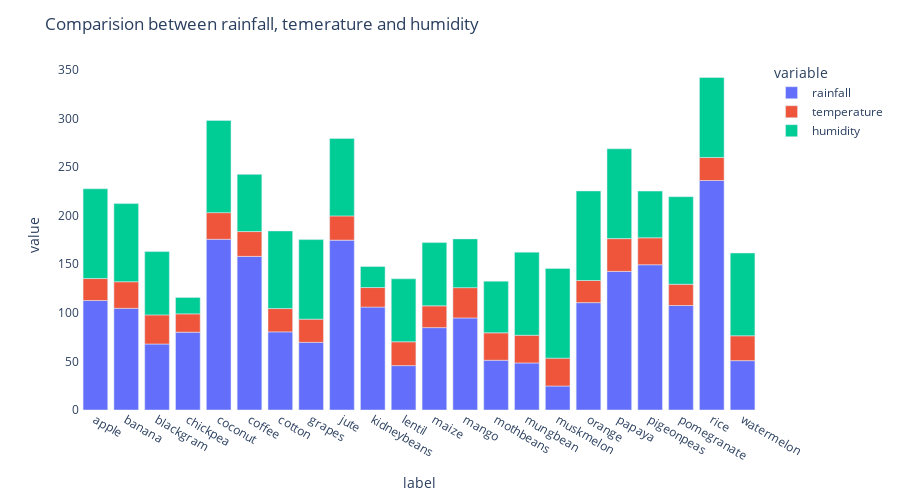

Notebook cell for this chart:
### Code cell
fig = px.bar(crop_summary, x=crop_summary.index, y=["rainfall", "temperature", "humidity"])
fig.update_layout(title_text="Comparision between rainfall, temerature and humidity",
                  plot_bgcolor='white',
                 height=500)

fig.update_xaxes(showgrid=False)
fig.update_yaxes(showgrid=False)
fig.show()

### Figure 1 — Plotly figure (JSON) as saved in the notebook; plotly's stock layout.template omitted (floating-point values rounded to 4 significant figures)
{"data": [{"alignmentgroup": "True", "hovertemplate": "variable=rainfall<br>label=%{x}<br>value=%{y}<extra></extra>", "legendgroup": "rainfall", "marker": {"color": "#636efa", "pattern": {"shape": ""}}, "name": "rainfall", "offsetgroup": "rainfall", "orientation": "v", "showlegend": true, "textposition": "auto", "type": "bar", "x": ["apple", "banana", "blackgram", "chickpea", "coconut", "coffee", "cotton", "grapes", "jute", "kidneybeans", "lentil", "maize", "mango", "mothbeans", "mungbean", "muskmelon", "orange", "papaya", "pigeonpeas", "pomegranate", "rice", "watermelon"], "xaxis": "x", "y": [112.7, 104.6, 67.88, 80.06, 175.7, 158.1, 80.4, 69.61, 174.8, 105.9, 45.68, 84.77, 94.7, 51.2, 48.4, 24.69, 110.5, 142.6, 149.5, 107.5, 236.2, 50.79], "yaxis": "y"}, {"alignmentgroup": "True", "hovertemplate": "variable=temperature<br>label=%{x}<br>value=%{y}<extra></extra>", "legendgroup": "temperature", "marker": {"color": "#EF553B", "pattern": {"shape": ""}}, "name": "temperature", "offsetgroup": "temperature", "orientation": "v", "showlegend": true, "textposition": "auto", "type": "bar", "x": ["apple", "banana", "blackgram", "chickpea", "coconut", "coffee", "cotton", "grapes", "jute", "kidneybeans", "lentil", "maize", "mango", "mothbeans", "mungbean", "muskmelon", "orange", "papaya", "pigeonpeas", "pomegranate", "rice", "watermelon"], "xaxis": "x", "y": [22.63, 27.38, 29.97, 18.87, 27.41, 25.54, 23.99, 23.85, 24.96, 20.12, 24.51, 22.39, 31.21, 28.19, 28.53, 28.66, 22.77, 33.72, 27.74, 21.84, 23.69, 25.59], "yaxis": "y"}, {"alignmentgroup": "True", "hovertemplate": "variable=humidity<br>label=%{x}<br>value=%{y}<extra></extra>", "legendgroup": "humidity", "marker": {"color": "#00cc96", "pattern": {"shape": ""}}, "name": "humidity", "offsetgroup": "humidity", "orientation": "v", "showlegend": true, "textposition": "auto", "type": "bar", "x": ["apple", "banana", "blackgram", "chickpea", "coconut", "coffee", "cotton", "grapes", "jute", "kidneybeans", "lentil", "maize", "mango", "mothbeans", "mungbean", "muskmelon", "orange", "papaya", "pigeonpeas", "pomegranate", "rice", "watermelon"], "xaxis": "x", "y": [92.33, 80.36, 65.12, 16.86, 94.84, 58.87, 79.84, 81.88, 79.64, 21.61, 64.8, 65.09, 50.16, 53.16, 85.5, 92.34, 92.17, 92.4, 48.06, 90.13, 82.27, 85.16], "yaxis": "y"}], "layout": {"barmode": "relative", "height": 500, "legend": {"title": {"text": "variable"}, "tracegroupgap": 0}, "margin": {"t": 60}, "plot_bgcolor": "white", "title": {"text": "Comparision between rainfall, temerature and humidity"}, "xaxis": {"anchor": "y", "domain": [0, 1], "showgrid": false, "title": {"text": "label"}}, "yaxis": {"anchor": "x", "domain": [0, 1], "showgrid": false, "title": {"text": "value"}}}}
